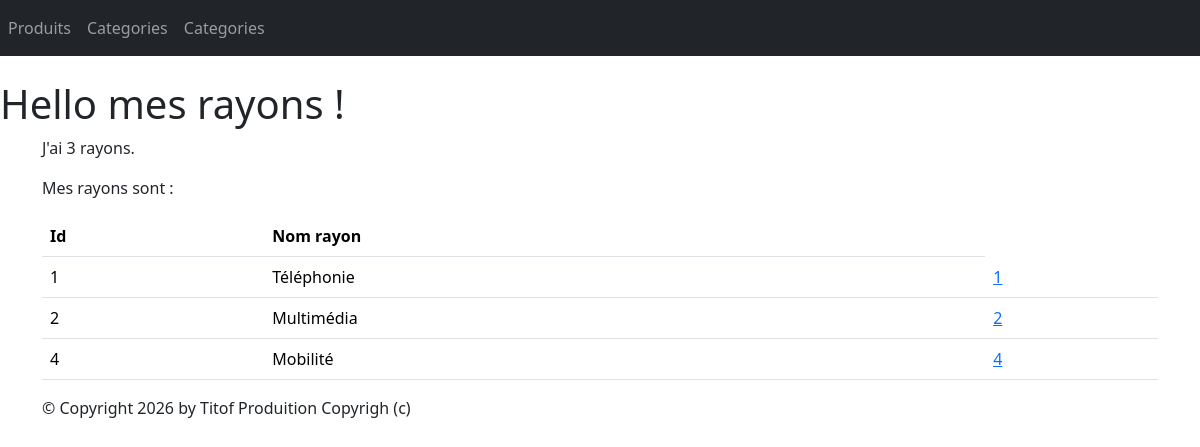
Page /monApp/rayons/ on the committed database.
### monApp/models.py (models this page shows, shortened)
class Rayon(models.Model):
    idRayon = models.AutoField(primary_key=True)
    nomRayon = models.CharField(max_length=100)

### monApp/views.py (the view)
# urls.py: path("rayons/", views.RayonListView.as_view(), name="ListeRayons"),
class RayonListView(ListView):
    model = Rayon
    template_name = "monApp/ListRayons.html"
    context_object_name = "rayons"
    def get_context_data(self, **kwargs):
        context = super(RayonListView, self).get_context_data(**kwargs)
        context['titremenu'] = "Liste de mes rayons !"
        return context

### monApp/templates/monApp/ListRayons.html
{% extends 'monApp/base.html' %}
{% block menu %}
<h1>Hello mes rayons !</h1>
{% endblock %}
{% block contenu %}
        <p>J'ai {{ rayons | length }} rayons.</p>
        <p>Mes rayons sont :</p>
        <table class="table">
        <thead>
        <th>Id</th>
        <th>Nom rayon</th>
        </thead>
        <tbody>
        {% for r in rayons %}
        <tr>
        <td>{{ r.idRayon }} </td>
        <td>{{ r.nomRayon }} </td>
        <td><a href="{% url 'detailRayon' r.idRayon %}">{{ r.idRayon }}</a></td>
        </tr>
        {% endfor %}
        </tbody>
        </table>
{% endblock %}

### static/css/styles.css (style rules this page uses)
h1 { color: red ; }

### rows in the picture
Rayon: idRayon "1", nomRayon "Téléphonie"
Rayon: idRayon "2", nomRayon "Multimédia"
Rayon: idRayon "4", nomRayon "Mobilité"

### other values in the picture
{{ rayons | length }} "3"
